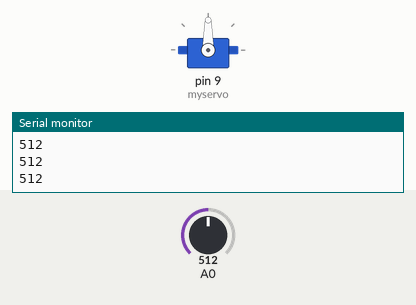
Simulated run of this sketch. Board: Arduino Uno, built with avr-gcc and run on an emulated ATmega328P. On the bench: servo, the last lines printed to the serial monitor. The inputs (shaded band) are chosen by the test bench; at power-on: A0 = 512.

Above: at 1.2 s.
1.3 s: A0 set to 716
At 1.6 s:
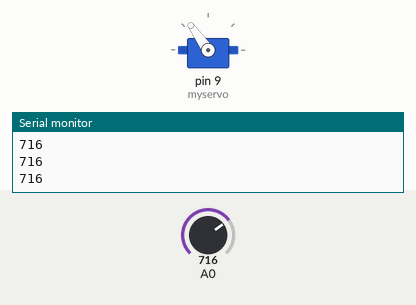
2.8 s: A0 set to 900
At 3.6 s:
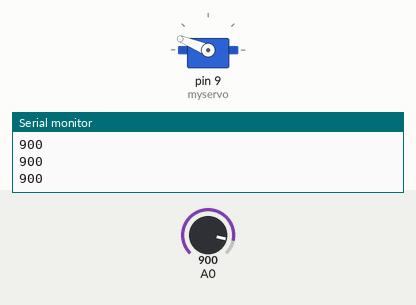
4.3 s: A0 set to 1023
At 5.5 s:
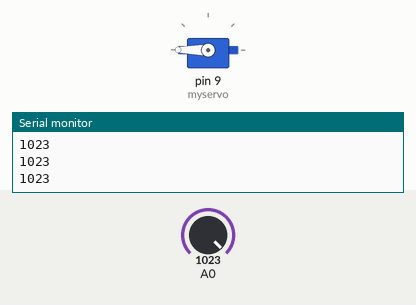
5.8 s: A0 set to 306
At 6.2 s:
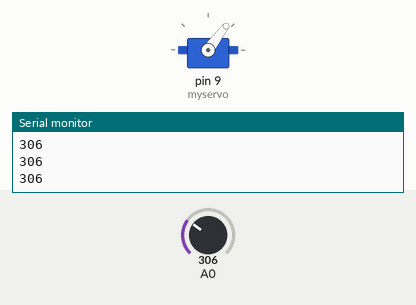
7.3 s: A0 set to 122
At 8.1 s:
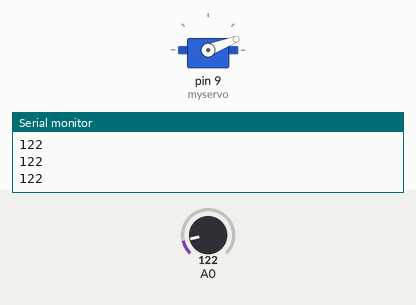
8.8 s: A0 set to 0
At 10.0 s:
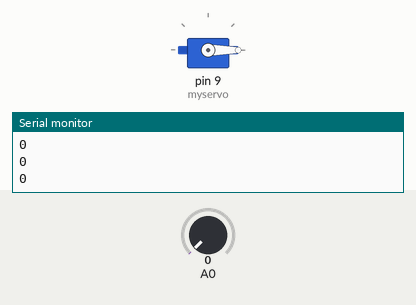
Timing chart, 0 to 11.3 s (numbered marks = the images above; inputs shaded):
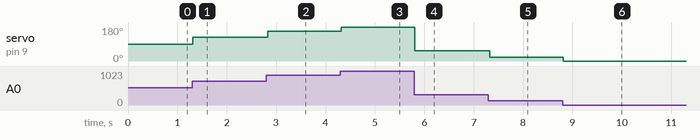

The sketch:

sunTest.ino
```cpp
/*
 Controlling a servo position using a potentiometer (variable resistor)
 by Michal Rinott <http://people.interaction-ivrea.it/m.rinott>
 modified on 8 Nov 2013
 by Scott Fitzgerald
 http://www.arduino.cc/en/Tutorial/Knob
*/

#include <Servo.h>


Servo myservo;  // create servo object to control a servo


int val;    // variable to read the value from the analog pin


void setup() {
  Serial.begin(9600);
  myservo.attach(9);  // attaches the servo on pin 9 to the servo object


}

void loop() {

  int sensorReading = analogRead(A0);
  val = map(sensorReading , 0, 1023, 0, 180);     // scale it to use it with the servo (value between 0 and 180)
  myservo.write(val);                  // sets the servo position according to the scaled value
  delay(35); // waits for the servo to get there
  Serial.println(sensorReading);


}
```

Measured:
- after the input at 1.3 s, servo on pin 9 (myservo): 90° → 125° at once
- after the input at 2.8 s, servo on pin 9 (myservo): 125° → 158° at once
- after the input at 4.3 s, servo on pin 9 (myservo): 158° → 180° at once
- after the input at 5.8 s, servo on pin 9 (myservo): 180° → 53° at once
- after the input at 7.3 s, servo on pin 9 (myservo): 53° → 21° at once
- after the input at 8.8 s, servo on pin 9 (myservo): 21° → 0° at once
